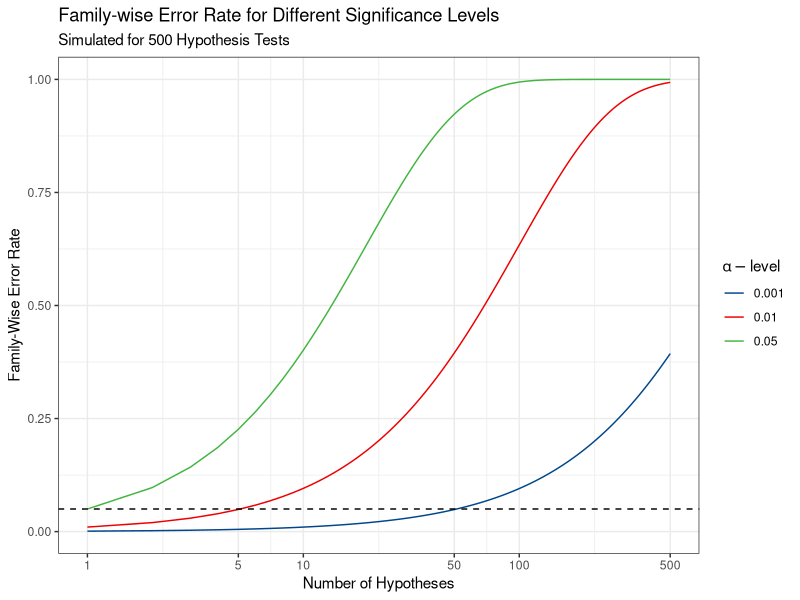

R code for this plot:
## ---- chunk 1
knitr::opts_chunk$set(echo = TRUE)
rm(list = ls()); gc()
library(tidyverse)
library(ggsci)
library(ggpubr)
library(ggsci)
library(scales)
## ---- chunk 2
# define number of hypothesis tests
num_tests <- 1:500

# define alpha values
alphas <- c(0.001, 0.01, 0.05)

# define fwer function
fwer_function <- function(num_tests, alpha) {
  1 - (1 - alpha)^num_tests
}

fwer_data <- expand.grid(num_tests = num_tests, alpha = alphas) %>% 
  mutate(fwer = fwer_function(num_tests, alpha))

fwer_data %>% 
  ggplot(aes(x = num_tests, y = fwer, color = factor(alpha), group = alpha)) +
  geom_line() +
  scale_color_lancet() +
  # scale_x_log10() +
  labs(title = "Family-wise Error Rate for Different Significance Levels",
       subtitle = "Simulated for 500 Hypothesis Tests",
       x = "Number of Hypotheses",
       y = "Family-Wise Error Rate",
       color = expression(alpha-level)) +
  theme_bw() +
  geom_hline(yintercept = 0.05, linetype = "dashed", color = "black") +
  scale_x_log10(breaks = c(1, 5, 10, 50, 100, 500),
                labels = c("1", "5", "10", "50", "100", "500"))
